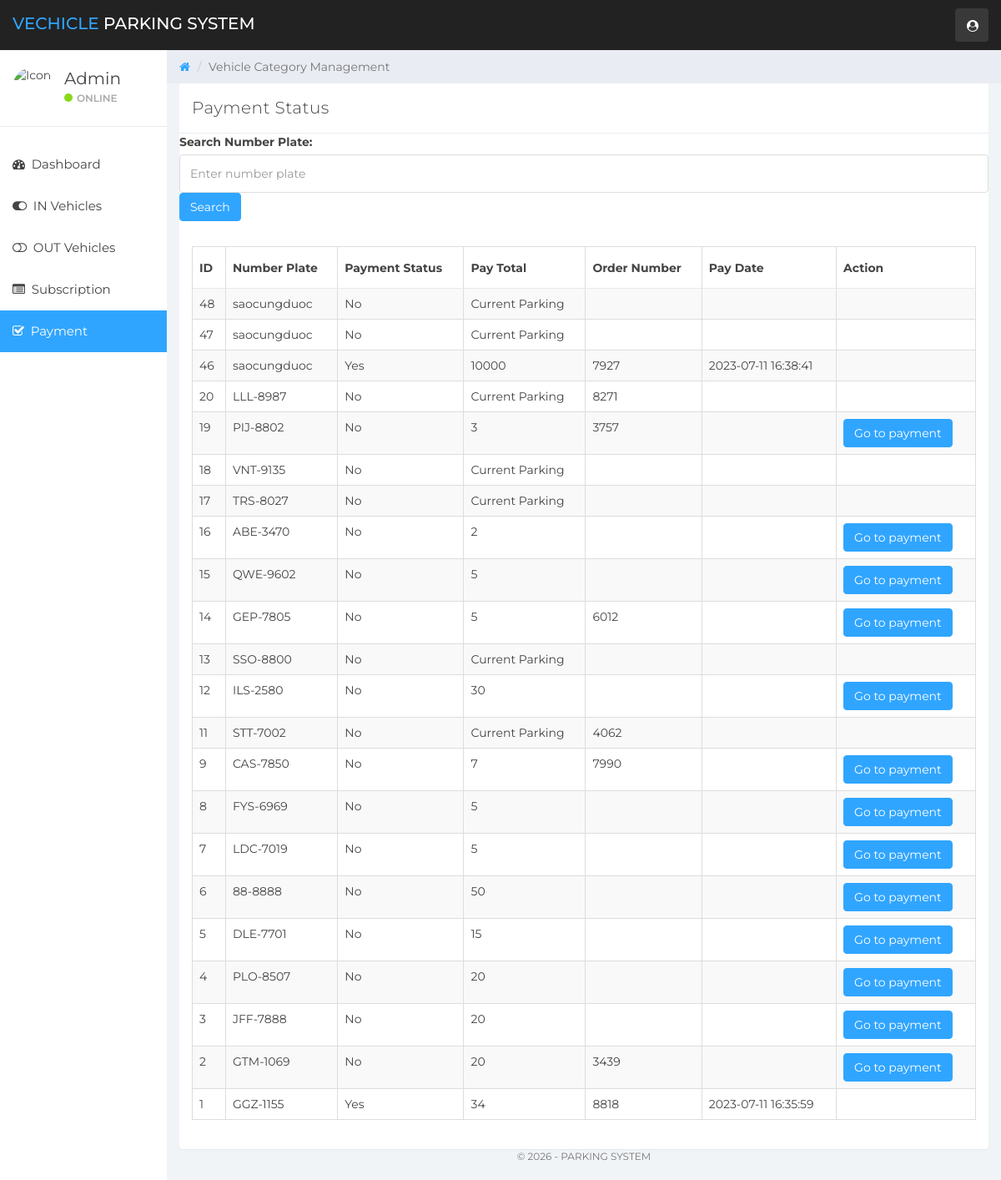
Screenshot of /Frontend/payindex.php (signed in) with the database file from the repository.
### tables this page shows
CREATE TABLE `vehicle_info` (
  `STT` int(10) NOT NULL PRIMARY KEY,
  `ID` varchar(30) NOT NULL,
  `VehicleCompanyname` varchar(120) DEFAULT NULL,
  `RegistrationNumber` varchar(120) NOT NULL,
  `OwnerName` varchar(120) DEFAULT NULL,
  `OwnerContactNumber` bigint(10) DEFAULT NULL,
  `InTime` timestamp NULL DEFAULT current_timestamp(),
  `OutTime` timestamp NULL DEFAULT NULL ON UPDATE current_timestamp(),
  `ParkingCharge` varchar(120) DEFAULT NULL,
  `Status` varchar(5) NOT NULL,
  `order_number` varchar(20) DEFAULT NULL,
  `latest_action_time` datetime DEFAULT NULL,
  `payment_status` tinyint(1) DEFAULT 0
);

### Frontend/payindex.php (the view, shortened to what this page needs)
<?php
if (strlen($_SESSION['account'] == 0)) {
    header('location:logout.php');
} else {
    ?>
    <!DOCTYPE html>
    <html>
    <head>
        <link href="../css/bootstrap.min.css" rel="stylesheet">
        <link href="../css/font-awesome.min.css" rel="stylesheet">
        <link href="../css/datatable.css" rel="stylesheet">
        <link href="../css/datepicker3.css" rel="stylesheet">
        <link href="../css/styles.css" rel="stylesheet">
    </head>
    <body>
        <?php include '../includes/navigation.php' ?>
        <?php
        $page = "paymentstatus";
        include '../includes/sidebar.php'
            ?>
        <div class="container col-sm-9 col-sm-offset-3 col-lg-10 col-lg-offset-2 main">
            <div class="row">
                <ol class="breadcrumb">
                    <li><a href="dashboard.php">
                            <em class="fa fa-home"></em>
                        </a></li>
                    <li class="active">Vehicle Category Management</li>
                </ol>
            </div>
            <div class="row">
                <div class="col-lg-12">
                    <div class="panel panel-default">
                        <div class="panel-heading">Payment Status</div>
                        <div class="form-group">
                            <label for="search">Search Number Plate:</label>
                            <input type="text" id="search" class="form-control" placeholder="Enter number plate">
                            <button class="btn btn-primary mt-2" onclick="searchNumberPlate()">Search</button>
                        </div>
                        <div class="panel-body">
                            <table id="example" class="table table-striped table-hover table-bordered" style="width:100%">
                                <thead>
                                    <tr>
                                        <th>ID</th>
                                        <th>Number Plate</th>
                                        <th>Payment Status</th>
                                        <th>Pay Total</th>
                                        <th>Order Number</th>
                                        <th>Pay Date</th>
                                        <th>Action</th>
                                    </tr>
                                </thead>
                                <tbody>
                                    <?php
                                    $servername = "localhost";
                                    $username = "root";
                                    $password = "";
                                    $database = "parking";
                                    $conn = new mysqli($servername, $username, $password, $database);
                                    $sql = "SELECT * FROM vehicle_info ORDER BY STT DESC";
                                    $result = $conn->query($sql);
                                    if ($result->num_rows > 0) {
                                        while ($row = $result->fetch_assoc()) {
                                            echo "<tr>";
                                            echo "<td>" . $row['STT'] . "</td>";
                                            echo "<td>" . $row['RegistrationNumber'] . "</td>";
                                            echo "<td>" . ($row['payment_status'] ? 'Yes' : 'No') . "</td>";
                                            echo "<td>" . ($row['ParkingCharge'] === NULL || $row['ParkingCharge'] === '0' ? 'Current Parking' : $row['ParkingCharge']) . "</td>";
                                            echo "<td>" . $row['order_number'] . "</td>";
                                            echo "<td>" . $row['latest_action_time'] . "</td>";
                                            if (!$row['payment_status'] && ($row['ParkingCharge'] !== NULL && $row['ParkingCharge'] !== '0')) {
                                                echo "<td>";
                                                echo "<form method='post'>";
                                                echo "<button type='submit' name='submit' class='btn btn-primary' >Go to payment</button>";
                                                echo "</form>";
                                                echo "</td>";
                                            } else {
                                                echo "<td></td>";
                                            }
                                            echo "</tr>";
                                        }
                                    } else {
                                        echo "<tr><td colspan='4'>No records found</td></tr>";
                                    }
                                    ?>
                                </tbody>
                            </table>
                        </div>
                        <?php include '../includes/footer.php' ?>
                    </div>
                </div>
            </div>
        </div>
    </body>
    </html>
<?php } ?>

### includes/navigation.php (shortened to what this page needs)
<nav class="navbar navbar-custom navbar-fixed-top" role="navigation">
		<div class="container-fluid">
			<div class="navbar-header">
				<a class="navbar-brand" href="./dashboard.php"><span>Vechicle </span>Parking System</a>
				<ul class="nav navbar-top-links navbar-right">
					<li class="dropdown"><a class="dropdown-toggle count-info" data-toggle="dropdown" href="#">
						<em class="fa fa-user-circle"></em>
					</a>
					</li>
				</ul>
			</div>
		</div>
	</nav>

### includes/sidebar.php (shortened to what this page needs)
<div id="sidebar-collapse" class="col-sm-3 col-lg-2 sidebar">
		<div class="profile-sidebar">
			<div class="profile-userpic">
				<img src="https://www.w3schools.com/howto/img_avatar.png" width="50" class="img-responsive" alt="Icon">
			</div>
			<div class="profile-usertitle">
				<div class="profile-usertitle-name">Admin</div>
				<div class="profile-usertitle-status"><span class="indicator label-success"></span>Online</div>
			</div>
		</div>
		<ul class="nav menu">
			<li class="<?php if($page=="dashboard") {echo "active";}?>"><a href="dashboard.php"><em class="fa fa-dashboard">&nbsp;</em> Dashboard</a></li>
			<li class="<?php if($page=="in-vehicle") {echo "active";}?>"><a href="in-vehicles.php"><em class="fa fa-toggle-on">&nbsp;</em> IN Vehicles</a></li>
            <li class="<?php if($page=="out-vehicle") {echo "active";}?>"><a href="out-vehicles.php"><em class="fa fa-toggle-off">&nbsp;</em> OUT Vehicles</a></li>
			<li class="<?php if($page=="monthly") {echo "active";}?>"><a href="monthly.php"><em class="fa fa-list-alt">&nbsp;</em> Subscription</a></li>
			<li class="<?php if($page=="paymentstatus") {echo "active";}?>"><a href="payindex.php"><em class="fa fa-check-square-o">&nbsp;</em> Payment</a></li>
		</ul>
	</div>

### includes/footer.php
<footer>
	<div class="col-sm-12">
		<p class="back-link">&copy; <?php echo date("Y"); ?> - PARKING SYSTEM </p>
	</div>
</footer>

### css/styles.css (style rules this page uses)
body { background: #f1f4f7; padding-top: 60px; font-size: 14px; color: #444444; font-family: "Montserrat", "Helvetica Neue", Helvetica, Arial, sans-serif; }
p { color: #777; }
a, a:hover, a:focus { color: #30a5ff; }
input.form-control { border: 1px solid #ddd; box-shadow: none; height: 46px; }
.navbar-custom { background: #222; height: 60px; }
.navbar-header .navbar-brand { color: #fff; font-size: 20px; text-transform: uppercase; font-weight: 500; height: 60px; padding-top: 18px; }
.navbar-header .navbar-brand span { color: #30a5ff; }
.dropdown { background: rgba(255, 255, 255, 0.1); float: left; margin: 10px 8px; padding: 0px; border-radius: 4px; }
.dropdown a.dropdown-toggle { color: #fff; height: 40px; width: 40px; padding-top: 11px; padding-left: 9px; }
.navbar-top-links li:last-child { margin-right: 15px; }
.dropdown em { margin: 0 5px; }
.btn-primary, .btn-primary:hover, .btn-primary:focus, .btn-primary:active, .btn-primary.active, .open > .dropdown-toggle.btn-primary, .btn-primary.disabled, .btn-primary[disabled], fieldset[disabled] .btn-primary, .btn-primary.disabled:hover, .btn-primary[disabled]:hover, fieldset[disabled] .btn-primary:hover, .btn-primary.disabled:focus, .btn-primary[disabled]:focus, fieldset[disabled] .btn-primary:focus, .btn-primary.disabled:active, .btn-primary[disabled]:active, fieldset[disabled] .btn-primary:active, .btn-primary.disabled.active, .btn-primary[disabled].active, fieldset[disabled] .btn-primary.active { background-color: #30a5ff; border-color: #30a5ff; }
.label-success { background-color: #8ad919; }
.panel { border: 0; }
.panel-heading { font-size: 20px; font-weight: 300; letter-spacing: 0.025em; height: 60px; line-height: 38px; }
.panel-default .panel-heading { background: #fff; border-bottom: 1px solid #e9ecf2; color: #444444; }
.navbar { border: 0; }
.sidebar { display: block; padding: 0; display: none; box-shadow: none; background: #fff; }
.sidebar ul { margin: 20px 0px; }
@media (min-width: 768px) { .sidebar { display: block; position: fixed; top: 60px; bottom: 0; left: 0; z-index: 1000; display: block; margin: 0; padding: 0; overflow-x: hidden; overflow-y: auto; } }
@media (min-width: 768px) { .navbar-header { width: 100%; } }
.sidebar ul.nav .active a, .sidebar ul.nav li.parent a.active, .sidebar ul.nav .active > a:hover, .sidebar ul.nav li.parent a.active:hover, .sidebar ul.nav .active > a:focus, .sidebar ul.nav li.parent a.active:focus { color: #fff; background-color: #30a5ff; }
.sidebar ul.nav li a { height: 50px; font-size: 15px; line-height: 2em; color: #444444; }
.profile-sidebar { padding: 10px 0; border-bottom: 1px solid #e9ecf2; }
.indicator { width: 10px; height: 10px; display: inline-block; border-radius: 9999px; margin-right: 5px; }
.profile-userpic img { float: left; margin: 10px 0px 0px 15px; width: 50px; height: 50px; border-radius: 9999px !important; }
.profile-usertitle { float: left; text-align: left; margin: 10px 0 0 12px; }
.profile-usertitle-name { font-size: 20px; margin-bottom: 0px; }
.profile-usertitle-status { text-transform: uppercase; color: #AAA; font-size: 12px; font-weight: 600; margin-bottom: 15px; }
.breadcrumb { border-radius: 0; padding: 10px 15px 10px 15px; background: #e9ecf2; margin: 0; }
.table { background: #fff; }
.table > thead > tr > th { border-bottom: 1px solid #e6e7e8; vertical-align: middle; height: 50px; }
p.back-link { text-align: center; margin-bottom: 20px; font-size: 12px; text-transform: uppercase; }

### rows the page displays
vehicle_info: STT "48", RegistrationNumber "saocungduoc", shows "No", shows "Current Parking"
vehicle_info: STT "47", RegistrationNumber "saocungduoc", payment_status "No", shows "Current Parking"
vehicle_info: STT "46", RegistrationNumber "saocungduoc", payment_status "Yes", ParkingCharge "10000", order_number "7927", latest_action_time "2023-07-11 16:38:41"
vehicle_info: STT "20", RegistrationNumber "LLL-8987", shows "No", shows "Current Parking", order_number "8271"
vehicle_info: STT "19", RegistrationNumber "PIJ-8802", shows "No", ParkingCharge "3", order_number "3757"
vehicle_info: STT "18", RegistrationNumber "VNT-9135", shows "No", shows "Current Parking"
vehicle_info: STT "17", RegistrationNumber "TRS-8027", shows "No", shows "Current Parking"
vehicle_info: STT "16", RegistrationNumber "ABE-3470", shows "No", ParkingCharge "2"
vehicle_info: STT "15", RegistrationNumber "QWE-9602", shows "No", ParkingCharge "5"
vehicle_info: STT "14", RegistrationNumber "GEP-7805", shows "No", ParkingCharge "5", order_number "6012"
vehicle_info: STT "13", RegistrationNumber "SSO-8800", shows "No", shows "Current Parking"
vehicle_info: STT "12", RegistrationNumber "ILS-2580", shows "No", ParkingCharge "30"
vehicle_info: STT "11", RegistrationNumber "STT-7002", shows "No", shows "Current Parking", order_number "4062"
vehicle_info: STT "9", RegistrationNumber "CAS-7850", shows "No", ParkingCharge "7", order_number "7990"
vehicle_info: STT "8", RegistrationNumber "FYS-6969", shows "No", ParkingCharge "5"
vehicle_info: STT "7", RegistrationNumber "LDC-7019", shows "No", ParkingCharge "5"
vehicle_info: STT "6", RegistrationNumber "88-8888", shows "No", ParkingCharge "50"
vehicle_info: STT "5", RegistrationNumber "DLE-7701", shows "No", ParkingCharge "15"
vehicle_info: STT "4", RegistrationNumber "PLO-8507", shows "No", ParkingCharge "20"
vehicle_info: STT "3", RegistrationNumber "JFF-7888", shows "No", ParkingCharge "20"
vehicle_info: STT "2", RegistrationNumber "GTM-1069", shows "No", ParkingCharge "20", order_number "3439"
vehicle_info: STT "1", RegistrationNumber "GGZ-1155", payment_status "Yes", ParkingCharge "34", order_number "8818", latest_action_time "2023-07-11 16:35:59"
